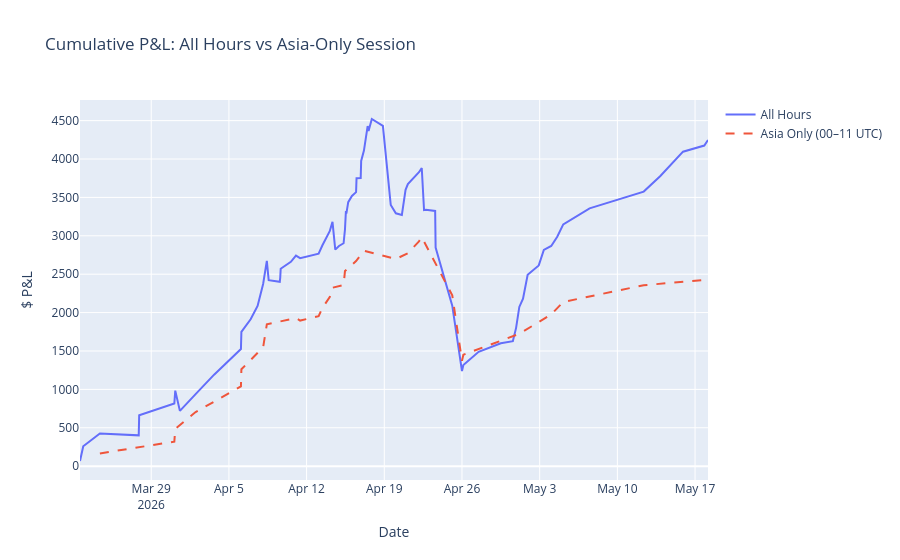

Notebook code cell kept with this figure:
### Markdown cell above
## Strategy Comparison: All Hours vs Asia Only

Re-run the All-Hours backtest for a direct side-by-side comparison. This is the key test: does restricting to Asia hours improve Sharpe?

### Code cell
# ── Load the All-Hours backtest for comparison ──────────────────────
trades_all = run_full_backtest(surface, session_hours=None)
metrics_all  = compute_metrics(trades_all)
metrics_asia = compute_metrics(trades)

cmp = pd.DataFrame(
    {"All Hours": metrics_all, "Asia Only (00–11 UTC)": metrics_asia},
).T

print("\n=== STRATEGY COMPARISON ===")
display(cmp[["n_trades", "total_return_$", "annualised_pct",
             "sharpe_ratio", "win_rate_pct", "max_drawdown_$",
             "itm_rate_pct", "total_tc_$"]])

# Overlay cumulative PnL
trades_all_pd  = trades_all.to_pandas()
trades_asia_pd = trades.to_pandas()
for tdf in [trades_all_pd, trades_asia_pd]:
    tdf["expiry_ts"] = pd.to_datetime(tdf["expiry_ts"], utc=True)
    tdf.sort_values("expiry_ts", inplace=True)
    tdf["cum_pnl"] = tdf["pnl"].cumsum()

fig_cmp = go.Figure()
fig_cmp.add_trace(go.Scatter(
    x=trades_all_pd["expiry_ts"],  y=trades_all_pd["cum_pnl"],
    name="All Hours", line=dict(width=2),
))
fig_cmp.add_trace(go.Scatter(
    x=trades_asia_pd["expiry_ts"], y=trades_asia_pd["cum_pnl"],
    name="Asia Only (00–11 UTC)", line=dict(width=2, dash="dash"),
))
fig_cmp.update_layout(
    title="Cumulative P&L: All Hours vs Asia-Only Session",
    xaxis_title="Date", yaxis_title="$ P&L", hovermode="x unified",
)
fig_cmp.show()
